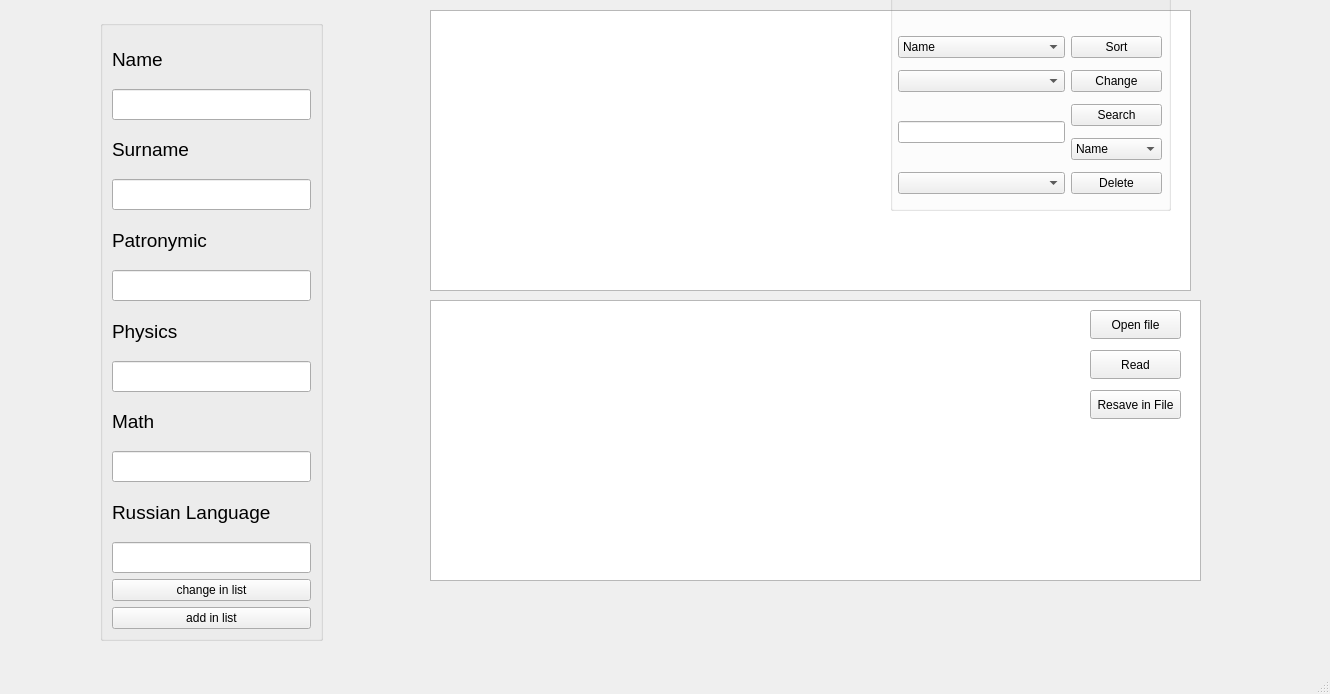
<?xml version="1.0" encoding="UTF-8"?>
<ui version="4.0">
 <class>MainWindow</class>
 <widget class="QMainWindow" name="MainWindow">
  <property name="geometry">
   <rect>
    <x>0</x>
    <y>0</y>
    <width>1330</width>
    <height>694</height>
   </rect>
  </property>
  <property name="windowTitle">
   <string>MainWindow</string>
  </property>
  <widget class="QWidget" name="centralwidget">
   <widget class="QTextBrowser" name="display">
    <property name="geometry">
     <rect>
      <x>430</x>
      <y>10</y>
      <width>761</width>
      <height>281</height>
     </rect>
    </property>
   </widget>
   <widget class="QGroupBox" name="group_1">
    <property name="geometry">
     <rect>
      <x>100</x>
      <y>20</y>
      <width>223</width>
      <height>621</height>
     </rect>
    </property>
    <property name="title">
     <string/>
    </property>
    <layout class="QGridLayout" name="gridLayout_2">
     <item row="3" column="0">
      <widget class="QPushButton" name="add_in_list">
       <property name="text">
        <string>add in list</string>
       </property>
      </widget>
     </item>
     <item row="0" column="0">
      <layout class="QVBoxLayout" name="layot">
       <item>
        <widget class="QLabel" name="label_2">
         <property name="font">
          <font>
           <pointsize>14</pointsize>
          </font>
         </property>
         <property name="text">
          <string>Name</string>
         </property>
        </widget>
       </item>
       <item>
        <widget class="QLineEdit" name="name">
         <property name="font">
          <font>
           <pointsize>14</pointsize>
          </font>
         </property>
        </widget>
       </item>
       <item>
        <widget class="QLabel" name="label_3">
         <property name="font">
          <font>
           <pointsize>14</pointsize>
          </font>
         </property>
         <property name="text">
          <string>Surname</string>
         </property>
        </widget>
       </item>
       <item>
        <widget class="QLineEdit" name="surname">
         <property name="font">
          <font>
           <pointsize>14</pointsize>
          </font>
         </property>
        </widget>
       </item>
       <item>
        <widget class="QLabel" name="label_4">
         <property name="font">
          <font>
           <pointsize>14</pointsize>
          </font>
         </property>
         <property name="text">
          <string>Patronymic</string>
         </property>
        </widget>
       </item>
       <item>
        <widget class="QLineEdit" name="patronymic">
         <property name="font">
          <font>
           <pointsize>14</pointsize>
          </font>
         </property>
        </widget>
       </item>
       <item>
        <widget class="QLabel" name="label_5">
         <property name="font">
          <font>
           <pointsize>14</pointsize>
          </font>
         </property>
         <property name="text">
          <string>Physics</string>
         </property>
        </widget>
       </item>
       <item>
        <widget class="QLineEdit" name="Physics">
         <property name="font">
          <font>
           <pointsize>14</pointsize>
          </font>
         </property>
        </widget>
       </item>
       <item>
        <widget class="QLabel" name="label_6">
         <property name="font">
          <font>
           <pointsize>14</pointsize>
          </font>
         </property>
         <property name="text">
          <string>Math</string>
         </property>
        </widget>
       </item>
       <item>
        <widget class="QLineEdit" name="math">
         <property name="font">
          <font>
           <pointsize>14</pointsize>
          </font>
         </property>
        </widget>
       </item>
       <item>
        <widget class="QLabel" name="label_10">
         <property name="font">
          <font>
           <pointsize>14</pointsize>
          </font>
         </property>
         <property name="text">
          <string>Russian Language</string>
         </property>
        </widget>
       </item>
       <item>
        <widget class="QLineEdit" name="russian">
         <property name="font">
          <font>
           <pointsize>14</pointsize>
          </font>
         </property>
        </widget>
       </item>
      </layout>
     </item>
     <item row="1" column="0">
      <widget class="QPushButton" name="change_in_list">
       <property name="text">
        <string>change in list</string>
       </property>
      </widget>
     </item>
    </layout>
   </widget>
   <widget class="QTextBrowser" name="view_file">
    <property name="geometry">
     <rect>
      <x>430</x>
      <y>300</y>
      <width>771</width>
      <height>281</height>
     </rect>
    </property>
   </widget>
   <widget class="QGroupBox" name="groupBox">
    <property name="geometry">
     <rect>
      <x>890</x>
      <y>-10</y>
      <width>281</width>
      <height>221</height>
     </rect>
    </property>
    <property name="title">
     <string/>
    </property>
    <widget class="QWidget" name="layoutWidget">
     <property name="geometry">
      <rect>
       <x>8</x>
       <y>40</y>
       <width>264</width>
       <height>174</height>
      </rect>
     </property>
     <layout class="QGridLayout" name="gridLayout">
      <item row="1" column="0">
       <widget class="QComboBox" name="combo_change"/>
      </item>
      <item row="2" column="1">
       <widget class="QPushButton" name="search">
        <property name="text">
         <string>Search</string>
        </property>
       </widget>
      </item>
      <item row="4" column="0">
       <widget class="QComboBox" name="combo_delete"/>
      </item>
      <item row="4" column="1">
       <widget class="QPushButton" name="delete_2">
        <property name="text">
         <string>Delete</string>
        </property>
       </widget>
      </item>
      <item row="0" column="1">
       <widget class="QPushButton" name="sort">
        <property name="text">
         <string>Sort</string>
        </property>
       </widget>
      </item>
      <item row="0" column="0">
       <widget class="QComboBox" name="combo_sort">
        <item>
         <property name="text">
          <string>Name</string>
         </property>
        </item>
        <item>
         <property name="text">
          <string>Surname</string>
         </property>
        </item>
        <item>
         <property name="text">
          <string>Patronymic</string>
         </property>
        </item>
        <item>
         <property name="text">
          <string>Physics</string>
         </property>
        </item>
        <item>
         <property name="text">
          <string>Math</string>
         </property>
        </item>
        <item>
         <property name="text">
          <string>Russian Language</string>
         </property>
        </item>
       </widget>
      </item>
      <item row="1" column="1">
       <widget class="QPushButton" name="change">
        <property name="text">
         <string>Change</string>
        </property>
       </widget>
      </item>
      <item row="3" column="1">
       <widget class="QComboBox" name="combo_search">
        <item>
         <property name="text">
          <string>Name</string>
         </property>
        </item>
        <item>
         <property name="text">
          <string>Surname</string>
         </property>
        </item>
        <item>
         <property name="text">
          <string>Patronymic</string>
         </property>
        </item>
        <item>
         <property name="text">
          <string>Physics</string>
         </property>
        </item>
        <item>
         <property name="text">
          <string>Math</string>
         </property>
        </item>
        <item>
         <property name="text">
          <string>Russian</string>
         </property>
        </item>
        <item>
         <property name="text">
          <string>Go Back</string>
         </property>
        </item>
       </widget>
      </item>
      <item row="2" column="0" rowspan="2">
       <widget class="QLineEdit" name="search_"/>
      </item>
     </layout>
    </widget>
   </widget>
   <widget class="QPushButton" name="resave">
    <property name="geometry">
     <rect>
      <x>1090</x>
      <y>390</y>
      <width>91</width>
      <height>29</height>
     </rect>
    </property>
    <property name="text">
     <string>Resave in File</string>
    </property>
   </widget>
   <widget class="QPushButton" name="read">
    <property name="geometry">
     <rect>
      <x>1090</x>
      <y>350</y>
      <width>91</width>
      <height>29</height>
     </rect>
    </property>
    <property name="text">
     <string>Read</string>
    </property>
   </widget>
   <widget class="QPushButton" name="open_file">
    <property name="geometry">
     <rect>
      <x>1090</x>
      <y>310</y>
      <width>91</width>
      <height>29</height>
     </rect>
    </property>
    <property name="text">
     <string>Open file</string>
    </property>
   </widget>
   <widget class="QLabel" name="label">
    <property name="geometry">
     <rect>
      <x>720</x>
      <y>320</y>
      <width>321</width>
      <height>20</height>
     </rect>
    </property>
    <property name="text">
     <string/>
    </property>
   </widget>
  </widget>
  <widget class="QMenuBar" name="menubar">
   <property name="geometry">
    <rect>
     <x>0</x>
     <y>0</y>
     <width>1330</width>
     <height>25</height>
    </rect>
   </property>
  </widget>
  <widget class="QStatusBar" name="statusbar"/>
 </widget>
 <resources/>
 <connections/>
</ui>
